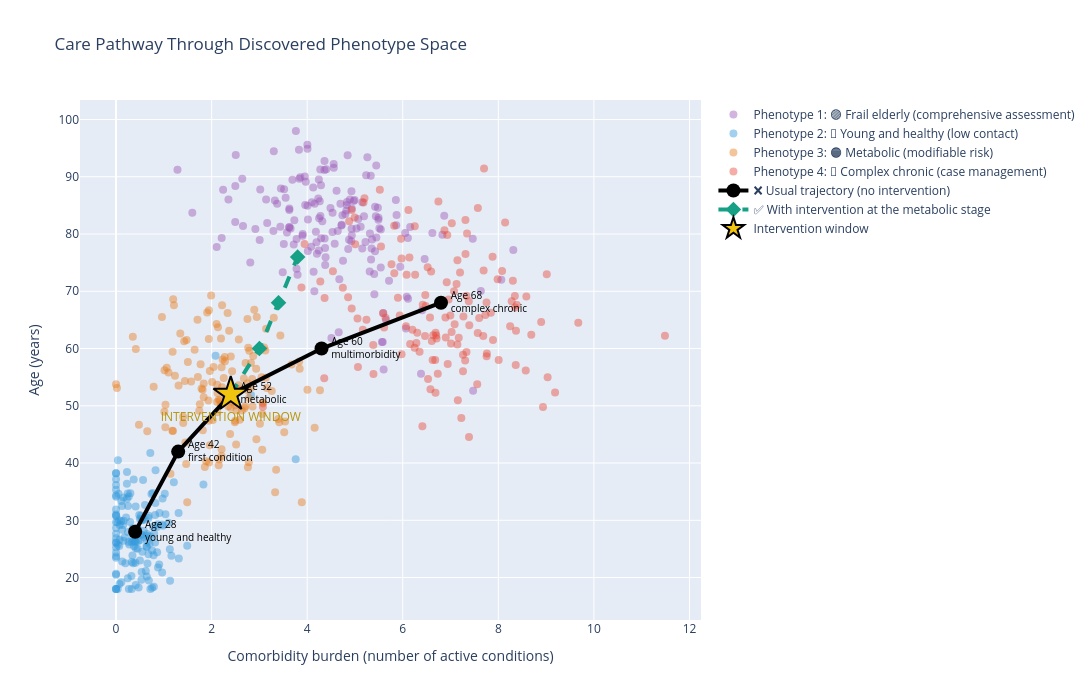

Write notebook code for a chart like this one.
### Markdown cell above
## 7. Care Pathway Application

Discovered phenotypes are only useful if they mean something over time. A patient is not
permanently a member of one cohort - they move between them as they age and accumulate
conditions.

**Scenario**: we follow a patient who starts out young and healthy. Left alone, the usual
path runs **young and healthy → metabolic → complex chronic**. The question a care team
actually has to answer is *when* to intervene, and the phenotype plane makes that visible:
the transition out of the metabolic cohort is where a program still changes the
trajectory, and where it stops being cheap to wait.

### Code cell
# Use our trained K-Means model to lay out the phenotype landscape
kmeans_final = KMeans(n_clusters=4, random_state=42, n_init=10)
clusters_final = kmeans_final.fit_predict(X_scaled_full)
patient_data['cluster'] = clusters_final

# Get centroid characteristics
centroids_final = scaler_full.inverse_transform(kmeans_final.cluster_centers_)

# Create the care pathway map
fig = go.Figure()

# Plot phenotypes with different colours
phenotype_interpretations = []

for i in range(4):
    cohort_data = patient_data[patient_data['cluster'] == i]

    # Interpret the cohort from its centroid
    avg_age = centroids_final[i, 0]
    avg_burden = centroids_final[i, 1]
    avg_hba1c = centroids_final[i, 2]
    avg_egfr = centroids_final[i, 3]

    if avg_burden > 5.5:
        cohort_type = "\U0001f534 Complex chronic (case management)"
        rec = "Intensive, multidisciplinary"
        color_override = '#e74c3c'
    elif avg_age > 75:
        cohort_type = "\U0001f7e3 Frail elderly (comprehensive assessment)"
        rec = "Frailty review and falls prevention"
        color_override = '#9b59b6'
    elif avg_burden > 1.4:
        cohort_type = "\U0001f7e0 Metabolic (modifiable risk)"
        rec = "Intervene here - the trajectory is still reversible"
        color_override = '#e67e22'
    else:
        cohort_type = "\U0001f535 Young and healthy (low contact)"
        rec = "Routine primary care only"
        color_override = '#3498db'

    phenotype_interpretations.append({
        'phenotype': i + 1,
        'type': cohort_type,
        'recommendation': rec,
        'avg_age': avg_age,
        'avg_burden': avg_burden,
        'avg_hba1c': avg_hba1c,
        'avg_egfr': avg_egfr
    })

    fig.add_trace(
        go.Scatter(
            x=cohort_data['comorbidity_burden'],
            y=cohort_data['age'],
            mode='markers',
            name=f'Phenotype {i+1}: {cohort_type}',
            marker=dict(size=8, color=color_override, opacity=0.45),
            hovertemplate=
                '<b>Phenotype %{text}</b><br>' +
                'Comorbidity burden: %{x:.1f}<br>' +
                'Age: %{y:.0f} years<br>' +
                f'Cohort mean HbA1c: {avg_hba1c:.2f} %<br>' +
                f'Cohort mean eGFR: {avg_egfr:.0f} mL/min/1.73m2<br>' +
                f'<b>{rec}</b>' +
                '<extra></extra>',
            text=[f'{i+1}' for _ in range(len(cohort_data))]
        )
    )

# ---- The care pathway: how one patient moves through phenotype space over time ----
# Each waypoint is (comorbidity burden, age) - the plane clinicians reason on.
pathway_points = [
    (0.4, 28, 'Age 28<br>young and healthy'),
    (1.3, 42, 'Age 42<br>first condition'),
    (2.4, 52, 'Age 52<br>metabolic'),
    (4.3, 60, 'Age 60<br>multimorbidity'),
    (6.8, 68, 'Age 68<br>complex chronic'),
]

fig.add_trace(
    go.Scatter(
        x=[p[0] for p in pathway_points],
        y=[p[1] for p in pathway_points],
        mode='lines+markers+text',
        name='\u274c Usual trajectory (no intervention)',
        line=dict(color='black', width=4),
        marker=dict(size=14, symbol='circle', color='black'),
        text=[p[2] for p in pathway_points],
        textposition='middle right',
        textfont=dict(size=10, color='black')
    )
)

# The alternative trajectory: the same patient, intervened on in the metabolic cohort
intervened_points = [
    (2.4, 52),
    (3.0, 60),
    (3.4, 68),
    (3.8, 76),
]

fig.add_trace(
    go.Scatter(
        x=[p[0] for p in intervened_points],
        y=[p[1] for p in intervened_points],
        mode='lines+markers',
        name='\u2705 With intervention at the metabolic stage',
        line=dict(color='#16a085', width=4, dash='dash'),
        marker=dict(size=12, symbol='diamond', color='#16a085')
    )
)

# Mark the point where intervening still changes the trajectory
fig.add_trace(
    go.Scatter(
        x=[2.4],
        y=[52],
        mode='markers+text',
        name='Intervention window',
        marker=dict(size=26, color='#f1c40f', symbol='star',
                    line=dict(color='black', width=2)),
        text=['INTERVENTION WINDOW'],
        textposition='bottom center',
        textfont=dict(size=12, color='#b7950b')
    )
)

# Update layout
fig.update_layout(
    title='Care Pathway Through Discovered Phenotype Space',
    xaxis_title='Comorbidity burden (number of active conditions)',
    yaxis_title='Age (years)',
    width=1400,
    height=700,
    showlegend=True,
    hovermode='closest'
)

fig.show()

# Print care pathway recommendations
print("\n\U0001fa7a Care Recommendations Based on Discovered Phenotypes:")
print("=" * 80)
for info in phenotype_interpretations:
    print(f"\nPhenotype {info['phenotype']}: {info['type']}")
    print(f"  Average age: {info['avg_age']:.1f} years")
    print(f"  Average comorbidity burden: {info['avg_burden']:.2f} conditions")
    print(f"  Average HbA1c: {info['avg_hba1c']:.2f} %")
    print(f"  Average eGFR: {info['avg_egfr']:.0f} mL/min/1.73m2")
    print(f"  Recommendation: {info['recommendation']}")

print("\n\U0001f4a1 Care Pathway Insights:")
print("  • Patients do not sit in one cohort - they migrate up and to the right over time")
print("  • The metabolic cohort is the last point where the trajectory is cheaply reversible")
print("  • Intervening there keeps a patient out of the complex chronic cohort for years")
print("  • Waiting until the complex chronic cohort means managing conditions, not preventing them")
print("\n  This is the practical value of unsupervised learning: the cohorts were never")
print("  labelled, yet they tell us where in a patient's life a service should act.")

### Figure 1 — Plotly figure (JSON) as saved in the notebook; plotly's stock layout.template omitted (floating-point values rounded to 4 significant figures; data arrays with more than 128 entries replaced by an {"elided": "..."} marker saying what was removed)
{"data": [{"hovertemplate": "<b>Phenotype %{text}</b><br>Comorbidity burden: %{x:.1f}<br>Age: %{y:.0f} years<br>Cohort mean HbA1c: 6.16 %<br>Cohort mean eGFR: 45 mL/min/1.73m2<br><b>Frailty review and falls prevention</b><extra></extra>", "marker": {"color": "#9b59b6", "opacity": 0.45, "size": 8}, "mode": "markers", "name": "Phenotype 1: 🟣 Frail elderly (comprehensive assessment)", "text": {"elided": "165 str values"}, "type": "scatter", "x": {"elided": "165 float values"}, "y": {"elided": "165 float values"}}, {"hovertemplate": "<b>Phenotype %{text}</b><br>Comorbidity burden: %{x:.1f}<br>Age: %{y:.0f} years<br>Cohort mean HbA1c: 5.23 %<br>Cohort mean eGFR: 105 mL/min/1.73m2<br><b>Routine primary care only</b><extra></extra>", "marker": {"color": "#3498db", "opacity": 0.45, "size": 8}, "mode": "markers", "name": "Phenotype 2: 🔵 Young and healthy (low contact)", "text": {"elided": "153 str values"}, "type": "scatter", "x": {"elided": "153 float values"}, "y": {"elided": "153 float values"}}, {"hovertemplate": "<b>Phenotype %{text}</b><br>Comorbidity burden: %{x:.1f}<br>Age: %{y:.0f} years<br>Cohort mean HbA1c: 7.86 %<br>Cohort mean eGFR: 84 mL/min/1.73m2<br><b>Intervene here - the trajectory is still reversible</b><extra></extra>", "marker": {"color": "#e67e22", "opacity": 0.45, "size": 8}, "mode": "markers", "name": "Phenotype 3: 🟠 Metabolic (modifiable risk)", "text": {"elided": "147 str values"}, "type": "scatter", "x": {"elided": "147 float values"}, "y": {"elided": "147 float values"}}, {"hovertemplate": "<b>Phenotype %{text}</b><br>Comorbidity burden: %{x:.1f}<br>Age: %{y:.0f} years<br>Cohort mean HbA1c: 7.45 %<br>Cohort mean eGFR: 39 mL/min/1.73m2<br><b>Intensive, multidisciplinary</b><extra></extra>", "marker": {"color": "#e74c3c", "opacity": 0.45, "size": 8}, "mode": "markers", "name": "Phenotype 4: 🔴 Complex chronic (case management)", "text": {"elided": "135 str values"}, "type": "scatter", "x": {"elided": "135 float values"}, "y": {"elided": "135 float values"}}, {"line": {"color": "black", "width": 4}, "marker": {"color": "black", "size": 14, "symbol": "circle"}, "mode": "lines+markers+text", "name": "❌ Usual trajectory (no intervention)", "text": ["Age 28<br>young and healthy", "Age 42<br>first condition", "Age 52<br>metabolic", "Age 60<br>multimorbidity", "Age 68<br>complex chronic"], "textfont": {"color": "black", "size": 10}, "textposition": "middle right", "type": "scatter", "x": [0.4, 1.3, 2.4, 4.3, 6.8], "y": [28, 42, 52, 60, 68]}, {"line": {"color": "#16a085", "dash": "dash", "width": 4}, "marker": {"color": "#16a085", "size": 12, "symbol": "diamond"}, "mode": "lines+markers", "name": "✅ With intervention at the metabolic stage", "type": "scatter", "x": [2.4, 3.0, 3.4, 3.8], "y": [52, 60, 68, 76]}, {"marker": {"color": "#f1c40f", "line": {"color": "black", "width": 2}, "size": 26, "symbol": "star"}, "mode": "markers+text", "name": "Intervention window", "text": ["INTERVENTION WINDOW"], "textfont": {"color": "#b7950b", "size": 12}, "textposition": "bottom center", "type": "scatter", "x": [2.4], "y": [52]}], "layout": {"height": 700, "hovermode": "closest", "showlegend": true, "title": {"text": "Care Pathway Through Discovered Phenotype Space"}, "width": 1400, "xaxis": {"title": {"text": "Comorbidity burden (number of active conditions)"}}, "yaxis": {"title": {"text": "Age (years)"}}}}
